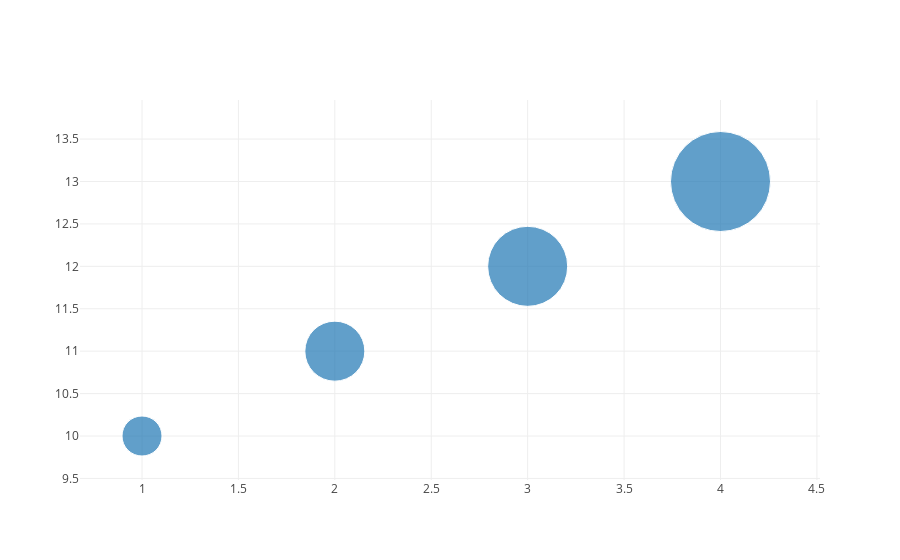

Notebook code for this chart:
### Code cell
plotize(data)

### Figure 1 — Plotly figure (JSON) as saved in the notebook; plotly's stock layout.template omitted (floating-point values rounded to 4 significant figures)
{"data": [{"type": "scatter", "x": [1, 2, 3, 4], "y": [10, 11, 12, 13], "mode": "markers", "marker": {"size": [40, 60, 80, 100]}}], "layout": {}}
